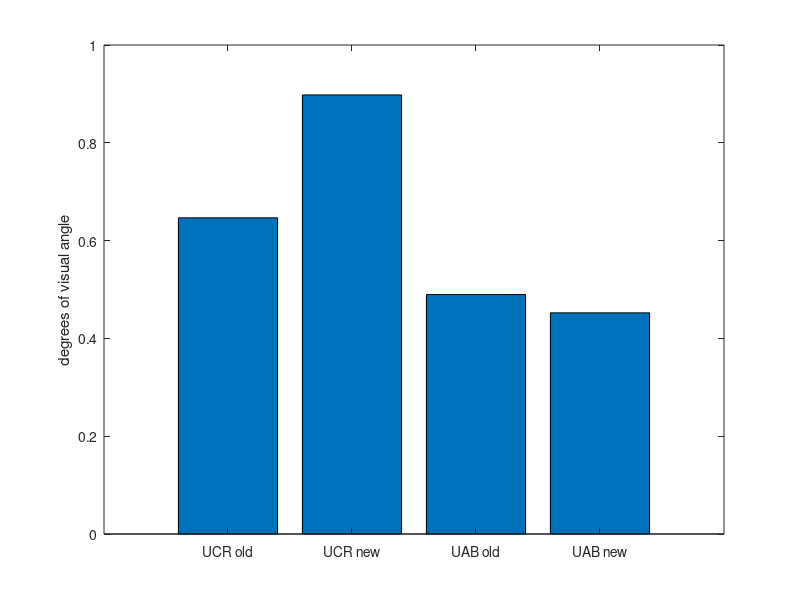

MATLAB code for this plot: (Note: this script raises an error after producing the figure.)
%pilot comparison

load ACAPilotdata.mat
% 
% 
% %scatter(1:length(ucr_new(1,:)),ucr_new(1,:), 'filled')
% 
% % VA	cw_rad	cw_tan	attshortCueRT	attshortUncueRT	attshortCueperc	attshortUncuePerc	attlongCueRT	attlongUncueRT	attlongCueperc	attlongUncuePerc
% 
% 
% 
% figure
% for ui=1
% scatter(1*(rand(1)-0.5),mean(ucr_old(:,1)),140,'r', 'filled')
% hold on
% end
% hold on
% for ui=1
% scatter(1*(rand(1)-0.5),mean(ucr_new(:,1)),140,'r')
% hold on
% end
% for ui=1
% scatter(1*(rand(1)-0.5),mean(uab_old(:,1)),140,'b', 'filled')
% hold on
% end
% hold on
% for ui=1
% scatter(1*(rand(1)-0.5),mean(uab_new(:,1)),140,'b')
% hold on
% end
% hold on
% for ui=1:length(ucr_old(:,1))
% scatter(1*(rand(1)-0.5),ucr_old(ui,1),'r', 'filled')
% hold on
% end
% hold on
% for ui=1:length(ucr_new(:,1))
% scatter(1*(rand(1)-0.5),ucr_new(ui,1),'r')
% hold on
% end
% for ui=1:length(uab_old(:,1))
% scatter(1*(rand(1)-0.5),uab_old(ui,1),'b', 'filled')
% hold on
% end
% hold on
% for ui=1:length(uab_new(:,1))
% scatter(1*(rand(1)-0.5),uab_new(ui,1),'b')
% hold on
% end
% xlim([-1 1])
% title('Visual acuity')
% set(gca, 'FontSize', 14)
% 
% ylabel('degrees of visual angle')
% legend('UCR old', 'UCR new', 'UAB old', 'UAB new')
% print([' VA_pilot_comparison'], '-dpng', '-r300'); %<-Save as PNG with 300 DPI
% 
% 
% figure
% for ui=1
% scatter(1*(rand(1)-0.5),mean(ucr_old(:,2)),140,'r', 'filled')
% hold on
% end
% hold on
% for ui=1
% scatter(1*(rand(1)-0.5),mean(ucr_new(:,2)),140,'r')
% hold on
% end
% for ui=1
% scatter(1*(rand(1)-0.5),mean(uab_old(:,2)),140,'b', 'filled')
% hold on
% end
% hold on
% for ui=1
% scatter(1*(rand(1)-0.5),mean(uab_new(:,2)),140,'b')
% hold on
% end
% hold on
% for ui=1:length(ucr_old(:,1))
% scatter(1*(rand(1)-0.5),ucr_old(ui,2),'r', 'filled')
% hold on
% end
% hold on
% for ui=1:length(ucr_new(:,1))
% scatter(1*(rand(1)-0.5),ucr_new(ui,2),'r')
% hold on
% end
% for ui=1:length(uab_old(:,1))
% scatter(1*(rand(1)-0.5),uab_old(ui,2),'b', 'filled')
% hold on
% end
% hold on
% for ui=1:length(uab_new(:,1))
% scatter(1*(rand(1)-0.5),uab_new(ui,2),'b')
% hold on
% end
% xlim([-1 1])
% title('Crowding rad')
% set(gca, 'FontSize', 14)
% 
% ylabel('degrees of visual angle')
% legend('UCR old', 'UCR new', 'UAB old', 'UAB new')
% print([' CRrad_pilot_comparison'], '-dpng', '-r300'); %<-Save as PNG with 300 DPI
% 
% figure
% for ui=1
% scatter(1*(rand(1)-0.5),mean(ucr_old(:,3)),140,'r', 'filled')
% hold on
% end
% hold on
% for ui=1
% scatter(1*(rand(1)-0.5),mean(ucr_new(:,3)),140,'r')
% hold on
% end
% for ui=1
% scatter(1*(rand(1)-0.5),mean(uab_old(:,3)),140,'b', 'filled')
% hold on
% end
% hold on
% for ui=1
% scatter(1*(rand(1)-0.5),mean(uab_new(:,3)),140,'b')
% hold on
% end
% hold on
% for ui=1:length(ucr_old(:,1))
% scatter(1*(rand(1)-0.5),ucr_old(ui,3),'r', 'filled')
% hold on
% end
% hold on
% for ui=1:length(ucr_new(:,1))
% scatter(1*(rand(1)-0.5),ucr_new(ui,3),'r')
% hold on
% end
% for ui=1:length(uab_old(:,1))
% scatter(1*(rand(1)-0.5),uab_old(ui,3),'b', 'filled')
% hold on
% end
% hold on
% for ui=1:length(uab_new(:,1))
% scatter(1*(rand(1)-0.5),uab_new(ui,3),'b')
% hold on
% end
% xlim([-1 1])
% title('Crowding tan')
% set(gca, 'FontSize', 14)
% 
% ylabel('degrees of visual angle')
% legend('UCR old', 'UCR new', 'UAB old', 'UAB new')
% print([' CRtan_pilot_comparison'], '-dpng', '-r300'); %<-Save as PNG with 300 DPI
% 
% 
% figure
% for ui=1
% scatter(1*(rand(1)-0.5),mean(ucr_old(:,2))/mean(ucr_old(:,3)),140,'r', 'filled')
% hold on
% end
% hold on
% for ui=1
% scatter(1*(rand(1)-0.5),mean(ucr_new(:,2))/mean(ucr_new(:,3)),140,'r')
% hold on
% end
% for ui=1
% scatter(1*(rand(1)-0.5),mean(uab_old(:,2))/mean(uab_old(:,3)),140,'b', 'filled')
% hold on
% end
% hold on
% for ui=1
% scatter(1*(rand(1)-0.5),mean(uab_new(:,2))/mean(uab_new(:,3)),140,'b')
% hold on
% end
% hold on
% for ui=1:length(ucr_old(:,1))
% scatter(1*(rand(1)-0.5),ucr_old(ui,2)/ucr_old(ui,3),'r', 'filled')
% hold on
% end
% hold on
% for ui=1:length(ucr_new(:,1))
% scatter(1*(rand(1)-0.5),ucr_new(ui,2)/ucr_new(ui,3),'r')
% hold on
% end
% for ui=1:length(uab_old(:,1))
% scatter(1*(rand(1)-0.5),uab_old(ui,2)/uab_old(ui,3),'b', 'filled')
% hold on
% end
% hold on
% for ui=1:length(uab_new(:,1))
% scatter(1*(rand(1)-0.5),uab_new(ui,2)/uab_new(ui,3),'b')
% hold on
% end
% xlim([-1 1])
% title('Crowding ratio')
% set(gca, 'FontSize', 14)
% 
% ylabel('degrees of visual angle')
% legend('UCR old', 'UCR new', 'UAB old', 'UAB new')
% print([' CRratio_pilot_comparison'], '-dpng', '-r300'); %<-Save as PNG with 300 DPI
% 
% 
% figure
% for ui=1
% scatter(1*(rand(1)-0.5),mean(ucr_old(:,4))-mean(ucr_old(:,5)),140,'r', 'filled')
% hold on
% end
% hold on
% for ui=1
% scatter(1*(rand(1)-0.5),mean(ucr_new(:,4))-mean(ucr_new(:,5)),140,'r')
% hold on
% end
% for ui=1
% scatter(1*(rand(1)-0.5),mean(uab_old(:,4))-mean(uab_old(:,5)),140,'b', 'filled')
% hold on
% end
% hold on
% for ui=1
% scatter(1*(rand(1)-0.5),mean(uab_new(:,4))-mean(uab_new(:,5)),140,'b')
% hold on
% end
% hold on
% for ui=1:length(ucr_old(:,1))
% scatter(1*(rand(1)-0.5),ucr_old(ui,4)-ucr_old(ui,5),'r', 'filled')
% hold on
% end
% hold on
% for ui=1:length(ucr_new(:,1))
% scatter(1*(rand(1)-0.5),ucr_new(ui,4)-ucr_new(ui,5),'r')
% hold on
% end
% for ui=1:length(uab_old(:,1))
% scatter(1*(rand(1)-0.5),uab_old(ui,4)-uab_old(ui,5),'b', 'filled')
% hold on
% end
% hold on
% for ui=1:length(uab_new(:,1))
% scatter(1*(rand(1)-0.5),uab_new(ui,4)-uab_new(ui,5),'b')
% hold on
% end
% xlim([-1 1])
% title('Attention task short RT')
% set(gca, 'FontSize', 14)
% 
% ylabel('cued minus uncued RT')
% legend('UCR old', 'UCR new', 'UAB old', 'UAB new')
% print([' Attention_short_RT_pilot_comparison'], '-dpng', '-r300'); %<-Save as PNG with 300 DPI
% 
% 
% figure
% for ui=1
% scatter(1*(rand(1)-0.5),mean(ucr_old(:,6))-mean(ucr_old(:,7)),140,'r', 'filled')
% hold on
% end
% hold on
% for ui=1
% scatter(1*(rand(1)-0.5),mean(ucr_new(:,6))-mean(ucr_new(:,7)),140,'r')
% hold on
% end
% for ui=1
% scatter(1*(rand(1)-0.5),mean(uab_old(:,6))-mean(uab_old(:,7)),140,'b', 'filled')
% hold on
% end
% hold on
% for ui=1
% scatter(1*(rand(1)-0.5),mean(uab_new(:,6))-mean(uab_new(:,7)),140,'b')
% hold on
% end
% hold on
% for ui=1:length(ucr_old(:,1))
% scatter(1*(rand(1)-0.5),ucr_old(ui,6)-ucr_old(ui,7),'r', 'filled')
% hold on
% end
% hold on
% for ui=1:length(ucr_new(:,1))
% scatter(1*(rand(1)-0.5),ucr_new(ui,6)-ucr_new(ui,7),'r')
% hold on
% end
% for ui=1:length(uab_old(:,1))
% scatter(1*(rand(1)-0.5),uab_old(ui,6)-uab_old(ui,7),'b', 'filled')
% hold on
% end
% hold on
% for ui=1:length(uab_new(:,1))
% scatter(1*(rand(1)-0.5),uab_new(ui,6)-uab_new(ui,7),'b')
% hold on
% end
% xlim([-1 1])
% title('Attention task short accuracy')
% set(gca, 'FontSize', 14)
% 
% ylabel('cued minus uncued % accuracy')
% legend('UCR old', 'UCR new', 'UAB old', 'UAB new')
% print([' Attention_short_acc_pilot_comparison'], '-dpng', '-r300'); %<-Save as PNG with 300 DPI
% 
% 
% 
% figure
% for ui=1
% scatter(1*(rand(1)-0.5),mean(ucr_old(:,8))-mean(ucr_old(:,9)),140,'r', 'filled')
% hold on
% end
% hold on
% for ui=1
% scatter(1*(rand(1)-0.5),mean(ucr_new(:,8))-mean(ucr_new(:,9)),140,'r')
% hold on
% end
% for ui=1
% scatter(1*(rand(1)-0.5),mean(uab_old(:,8))-mean(uab_old(:,9)),140,'b', 'filled')
% hold on
% end
% hold on
% for ui=1
% scatter(1*(rand(1)-0.5),mean(uab_new(:,8))-mean(uab_new(:,9)),140,'b')
% hold on
% end
% hold on
% for ui=1:length(ucr_old(:,1))
% scatter(1*(rand(1)-0.5),ucr_old(ui,8)-ucr_old(ui,9),'r', 'filled')
% hold on
% end
% hold on
% for ui=1:length(ucr_new(:,1))
% scatter(1*(rand(1)-0.5),ucr_new(ui,8)-ucr_new(ui,9),'r')
% hold on
% end
% for ui=1:length(uab_old(:,1))
% scatter(1*(rand(1)-0.5),uab_old(ui,8)-uab_old(ui,9),'b', 'filled')
% hold on
% end
% hold on
% for ui=1:length(uab_new(:,1))
% scatter(1*(rand(1)-0.5),uab_new(ui,8)-uab_new(ui,9),'b')
% hold on
% end
% xlim([-1 1])
% title('Attention task long RT')
% set(gca, 'FontSize', 14)
% 
% ylabel('cued minus uncued RT')
% legend('UCR old', 'UCR new', 'UAB old', 'UAB new')
% print([' Attention_long_RT_pilot_comparison'], '-dpng', '-r300'); %<-Save as PNG with 300 DPI
% 
% 
% figure
% for ui=1
% scatter(1*(rand(1)-0.5),mean(ucr_old(:,10))-mean(ucr_old(:,11)),140,'r', 'filled')
% hold on
% end
% hold on
% for ui=1
% scatter(1*(rand(1)-0.5),mean(ucr_new(:,10))-mean(ucr_new(:,11)),140,'r')
% hold on
% end
% for ui=1
% scatter(1*(rand(1)-0.5),mean(uab_old(:,10))-mean(uab_old(:,11)),140,'b', 'filled')
% hold on
% end
% hold on
% for ui=1
% scatter(1*(rand(1)-0.5),mean(uab_new(:,10))-mean(uab_new(:,11)),140,'b')
% hold on
% end
% hold on
% for ui=1:length(ucr_old(:,1))
% scatter(1*(rand(1)-0.5),ucr_old(ui,10)-ucr_old(ui,11),'r', 'filled')
% hold on
% end
% hold on
% for ui=1:length(ucr_new(:,1))
% scatter(1*(rand(1)-0.5),ucr_new(ui,10)-ucr_new(ui,11),'r')
% hold on
% end
% for ui=1:length(uab_old(:,1))
% scatter(1*(rand(1)-0.5),uab_old(ui,10)-uab_old(ui,11),'b', 'filled')
% hold on
% end
% hold on
% for ui=1:length(uab_new(:,1))
% scatter(1*(rand(1)-0.5),uab_new(ui,10)-uab_new(ui,11),'b')
% hold on
% end
% xlim([-1 1])
% title('Attention task long accuracy')
% set(gca, 'FontSize', 14)
% 
% ylabel('cued minus uncued % accuracy')
% legend('UCR old', 'UCR new', 'UAB old', 'UAB new')
% print([' Attention_long_acc_pilot_comparison'], '-dpng', '-r300'); %<-Save as PNG with 300 DPI
% 
% close all
%%

for ui=1:length(ucr_old(1,:))
themean=[mean(ucr_old(:,ui)) mean(ucr_new(:,ui)) mean(uab_old(:,ui)) mean(uab_new(:,ui))]
figure
theerr=[std(ucr_old(:,ui))/sqrt(length(ucr_old(:,ui))) std(ucr_new(:,ui))/sqrt(length(ucr_new(:,ui))) std(uab_old(:,ui))/sqrt(length(uab_old(:,ui))) std(uab_new(:,ui))/sqrt(length(uab_new(:,ui)))];
c = bar(themean);
set(gca, 'XTickLabel',{'UCR old','UCR new','UAB old', 'UAB new'})
tasksName={'VA',	'CW rad'	,'CW tan',	'attshortCueRT',	'attshortUncueRT',	'attshortCueperc',	'attshortUncuePerc',	'attlongCueRT',	'attlongUncueRT',	'attlongCueperc',	'attlongUncuePerc'};
if ui<4
ylabel('degrees of visual angle')
elseif ui>3 && ui<6 || ui>7 && ui<10 
    ylabel('Reaction time (s)')
    ylim([0 max(themean)*1.2])
elseif ui>5 && ui<8 || ui>9 && ui<100 
    ylabel('accuracy (% correct)')
    ylim([0 100])

end
c.FaceColor = 'flat';
% c.CData(1,:) = [0 0 1 ];
% c.CData(2,:) = [0.32 0.32 1];
% c.CData(3,:) = [0.54 0.54 1];
% c.CData(4,:) = [0.76 0.76 1];
c.CData(1,:) = [1 0 0 ];
c.CData(3,:) = [0 0 1];
c.CData(2,:) = [0 1 0 ];
c.CData(4,:) = [0.54 0.54 0.54];
%c.CData(5,:) = [0 0 1];
set(gca, 'FontSize', 18)

%errlow=(std(AcuityAcc)/sqrt(length(AcuityAcc(:,1))));
%errhigh=(std(AcuityAcc)/sqrt(length(AcuityAcc(:,1))));
errlow=theerr;
errhigh=errlow;
hold on

er = errorbar(c.XData,themean,errlow,errhigh);  
er.Color = [0 0 0];                            
er.LineStyle = 'none';
hold on
 plot(1,ucr_old(:,ui),'o','LineWidth',1,...
                       'MarkerEdgeColor','k',...
                       'MarkerFaceColor','w',...
                       'MarkerSize',7)
                    plot(2,ucr_new(:,ui),'o','LineWidth',1,...
                       'MarkerEdgeColor','k',...
                       'MarkerFaceColor','w',...
                       'MarkerSize',7)
                                       plot(3,uab_old(:,ui),'o','LineWidth',1,...
                       'MarkerEdgeColor','k',...
                       'MarkerFaceColor','w',...
                       'MarkerSize',7)
                                       plot(4,uab_new(:,ui),'o','LineWidth',1,...
                       'MarkerEdgeColor','k',...
                       'MarkerFaceColor','w',...
                       'MarkerSize',7)
                   title( [tasksName{ui} ' comparison'])
print([tasksName{ui} 'comparison'], '-dpng', '-r300'); %<-Save as PNG with 300 DPI
end


%% crowding ratio

ucr_old(:,12)=ucr_old(:,2)./ucr_old(:,3);
ucr_new(:,12)=ucr_new(:,2)./ucr_new(:,3);
uab_old(:,12)=uab_old(:,2)./uab_old(:,3);
uab_new(:,12)=uab_new(:,2)./uab_new(:,3);

ui=12
themean=[mean(ucr_old(:,ui)) mean(ucr_new(:,ui)) mean(uab_old(:,ui)) mean(uab_new(:,ui))]
figure
theerr=[std(ucr_old(:,ui))/sqrt(length(ucr_old(:,ui))) std(ucr_new(:,ui))/sqrt(length(ucr_new(:,ui))) std(uab_old(:,ui))/sqrt(length(uab_old(:,ui))) std(uab_new(:,ui))/sqrt(length(uab_new(:,ui)))];
c = bar(themean);
set(gca, 'XTickLabel',{'UCR old','UCR new','UAB old', 'UAB new'})

    ylabel('radial/tangential crowding')
    ylim([0 3])

c.FaceColor = 'flat';
% c.CData(1,:) = [0 0 1 ];
% c.CData(2,:) = [0.32 0.32 1];
% c.CData(3,:) = [0.54 0.54 1];
% c.CData(4,:) = [0.76 0.76 1];
c.CData(1,:) = [1 0 0 ];
c.CData(3,:) = [0 0 1];
c.CData(2,:) = [0 1 0 ];
c.CData(4,:) = [0.54 0.54 0.54];
%c.CData(5,:) = [0 0 1];
set(gca, 'FontSize', 18)

%errlow=(std(AcuityAcc)/sqrt(length(AcuityAcc(:,1))));
%errhigh=(std(AcuityAcc)/sqrt(length(AcuityAcc(:,1))));
errlow=theerr;
errhigh=errlow;
hold on

er = errorbar(c.XData,themean,errlow,errhigh);  
er.Color = [0 0 0];                            
er.LineStyle = 'none';
hold on
 plot(1,ucr_old(:,ui),'o','LineWidth',1,...
                       'MarkerEdgeColor','k',...
                       'MarkerFaceColor','w',...
                       'MarkerSize',7)
                    plot(2,ucr_new(:,ui),'o','LineWidth',1,...
                       'MarkerEdgeColor','k',...
                       'MarkerFaceColor','w',...
                       'MarkerSize',7)
                                       plot(3,uab_old(:,ui),'o','LineWidth',1,...
                       'MarkerEdgeColor','k',...
                       'MarkerFaceColor','w',...
                       'MarkerSize',7)
                                       plot(4,uab_new(:,ui),'o','LineWidth',1,...
                       'MarkerEdgeColor','k',...
                       'MarkerFaceColor','w',...
                       'MarkerSize',7)
                   title( ['Crowding ratio comparison'])
print(['Crowding ratio comparison'], '-dpng', '-r300'); %<-Save as PNG with 300 DPI

%% attention

listsz=[1 3 5 7 ];
%1=short cue RT
%3= short accuracy
%5=long cue RT
%7=long accuract
for uii=1:4
    ui=listsz(uii)
themean=[mean(ucr_old(:,3+ui)) mean(ucr_new(:,3+ui)) mean(uab_old(:,3+ui)) mean(uab_new(:,3+ui))]
themean2=[mean(ucr_old(:,4+ui)) mean(ucr_new(:,4+ui)) mean(uab_old(:,4+ui)) mean(uab_new(:,4+ui))]
dio=[themean' themean2'];
figure
theerr=[std(ucr_old(:,3+ui))/sqrt(length(ucr_old(:,3+ui))) std(ucr_new(:,3+ui))/sqrt(length(ucr_new(:,3+ui))) std(uab_old(:,3+ui))/sqrt(length(uab_old(:,3+ui))) std(uab_new(:,3+ui))/sqrt(length(uab_new(:,3+ui)))];
theerr2=[std(ucr_old(:,4+ui))/sqrt(length(ucr_old(:,4+ui))) std(ucr_new(:,4+ui))/sqrt(length(ucr_new(:,4+ui))) std(uab_old(:,4+ui))/sqrt(length(uab_old(:,4+ui))) std(uab_new(:,4+ui))/sqrt(length(uab_new(:,4+ui)))];
c = bar(dio);
set(gca, 'XTickLabel',{'UCR old','UCR new','UAB old', 'UAB new'})
tasksName={'cued vs uncued RT (short cue)',	'cued vs uncued Accuracy (short cue)', 'cued vs uncued RT (long cue)', 'cued vs uncued Accuracy (long cue)'};
if uii==1 || uii==3
    ylabel('Reaction time (s)')
    ylim([0 max(themean)*1.2])

elseif uii==2 || uii==4
    ylabel('accuracy (% correct)')
ylim([0 100])

end
%c.FaceColor = 'flat';
% c.CData(1,:) = [0 0 1 ];
% c.CData(2,:) = [0.32 0.32 1];
% c.CData(3,:) = [0.54 0.54 1];
% c.CData(4,:) = [0.76 0.76 1];

% c.CData(1,:) = [1 0 0 ];
% c.CData(3,:) = [0 0 1];
% c.CData(2,:) = [0 1 0 ];
% c.CData(4,:) = [0.54 0.54 0.54];
%c.CData(5,:) = [0 0 1];
set(gca, 'FontSize', 18)

%errlow=(std(AcuityAcc)/sqrt(length(AcuityAcc(:,1))));
%errhigh=(std(AcuityAcc)/sqrt(length(AcuityAcc(:,1))));
errlow=[theerr' theerr2'] ;
errhigh=errlow;
hold on

%er = errorbar(c.XData,dio,errlow,errhigh);  
%er.Color = [0 0 0];                            
%er.LineStyle = 'none';
%errorbar(c.XData,dio,errlow);  
er=errorbar([0.85 1.15; 1.85 2.15; 2.85 3.15; 3.85 4.15],dio,errlow, '.');
%er.Color = [0 0 0; 0 0 0]; 
hold on
%  plot(1,ucr_old(:,ui),'o','LineWidth',1,...
%                        'MarkerEdgeColor','k',...
%                        'MarkerFaceColor','w',...
%                        'MarkerSize',7)
%                     plot(2,ucr_new(:,ui),'o','LineWidth',1,...
%                        'MarkerEdgeColor','k',...
%                        'MarkerFaceColor','w',...
%                        'MarkerSize',7)
%                                        plot(3,uab_old(:,ui),'o','LineWidth',1,...
%                        'MarkerEdgeColor','k',...
%                        'MarkerFaceColor','w',...
%                        'MarkerSize',7)
%                                        plot(4,uab_new(:,ui),'o','LineWidth',1,...
%                        'MarkerEdgeColor','k',...
%                        'MarkerFaceColor','w',...
%                        'MarkerSize',7)
if uii==1 || uii==3
    legend('cued','uncued')
end
                   title( [tasksName{uii} ' comparison'])
print([tasksName{uii} 'comparison'], '-dpng', '-r300'); %<-Save as PNG with 300 DPI
end

